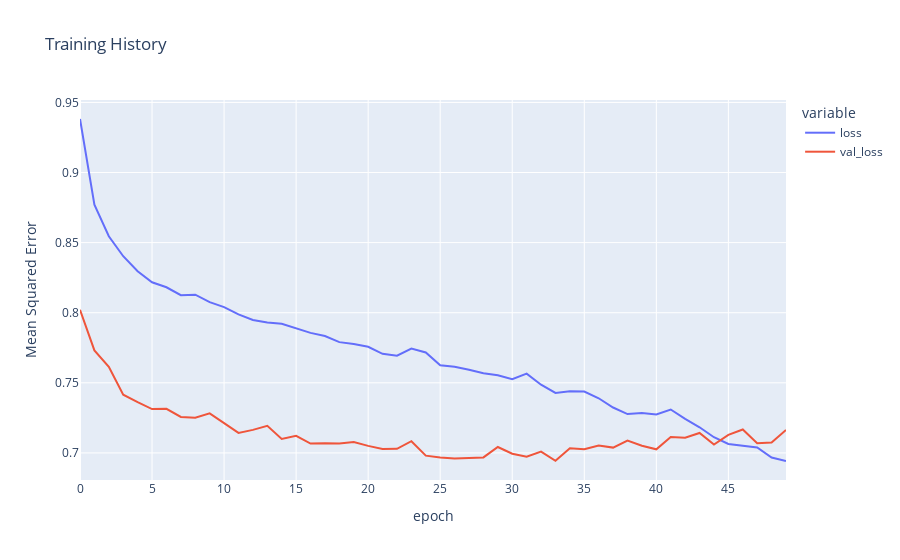

Here is the notebook cell this chart was saved with:
### Markdown cell above
# Visualize

### Code cell
fig = px.line(
    pd.DataFrame([train_losses, eval_losses], index=['loss', 'val_loss']).T, 
    y=['loss', 'val_loss'], 
    labels={'index': 'epoch', 'value': 'Mean Squared Error'}, 
    title='Training History')
fig.show()

### Figure 1 — Plotly figure (JSON) as saved in the notebook; plotly's stock layout.template omitted (floating-point values rounded to 4 significant figures)
{"data": [{"hovertemplate": "variable=loss<br>epoch=%{x}<br>Mean Squared Error=%{y}<extra></extra>", "legendgroup": "loss", "line": {"color": "#636efa", "dash": "solid"}, "mode": "lines", "name": "loss", "orientation": "v", "showlegend": true, "type": "scatter", "x": [0, 1, 2, 3, 4, 5, 6, 7, 8, 9, 10, 11, 12, 13, 14, 15, 16, 17, 18, 19, 20, 21, 22, 23, 24, 25, 26, 27, 28, 29, 30, 31, 32, 33, 34, 35, 36, 37, 38, 39, 40, 41, 42, 43, 44, 45, 46, 47, 48, 49], "xaxis": "x", "y": [0.9382, 0.877, 0.8545, 0.8403, 0.8296, 0.8217, 0.8182, 0.8125, 0.8129, 0.8075, 0.804, 0.7988, 0.7949, 0.7931, 0.7922, 0.789, 0.7856, 0.7834, 0.779, 0.7776, 0.7757, 0.7707, 0.7693, 0.7744, 0.7716, 0.7625, 0.7614, 0.7593, 0.7569, 0.7554, 0.7526, 0.7566, 0.7487, 0.7428, 0.7439, 0.7438, 0.739, 0.7324, 0.7277, 0.7285, 0.7275, 0.7309, 0.7243, 0.7183, 0.7112, 0.7064, 0.7051, 0.7039, 0.6968, 0.6942], "yaxis": "y"}, {"hovertemplate": "variable=val_loss<br>epoch=%{x}<br>Mean Squared Error=%{y}<extra></extra>", "legendgroup": "val_loss", "line": {"color": "#EF553B", "dash": "solid"}, "mode": "lines", "name": "val_loss", "orientation": "v", "showlegend": true, "type": "scatter", "x": [0, 1, 2, 3, 4, 5, 6, 7, 8, 9, 10, 11, 12, 13, 14, 15, 16, 17, 18, 19, 20, 21, 22, 23, 24, 25, 26, 27, 28, 29, 30, 31, 32, 33, 34, 35, 36, 37, 38, 39, 40, 41, 42, 43, 44, 45, 46, 47, 48, 49], "xaxis": "x", "y": [0.8021, 0.7731, 0.7614, 0.7415, 0.7362, 0.7313, 0.7315, 0.7256, 0.7251, 0.7282, 0.7212, 0.7143, 0.7164, 0.7193, 0.7099, 0.7122, 0.7066, 0.707, 0.7067, 0.7078, 0.705, 0.7028, 0.7029, 0.7084, 0.698, 0.6968, 0.6961, 0.6967, 0.6968, 0.7042, 0.6995, 0.6973, 0.701, 0.6943, 0.7033, 0.7026, 0.7053, 0.7038, 0.7088, 0.7051, 0.7026, 0.7113, 0.7108, 0.7142, 0.706, 0.7129, 0.7167, 0.7069, 0.7074, 0.7164], "yaxis": "y"}], "layout": {"legend": {"title": {"text": "variable"}, "tracegroupgap": 0}, "title": {"text": "Training History"}, "xaxis": {"anchor": "y", "domain": [0, 1], "title": {"text": "epoch"}}, "yaxis": {"anchor": "x", "domain": [0, 1], "title": {"text": "Mean Squared Error"}}}}
